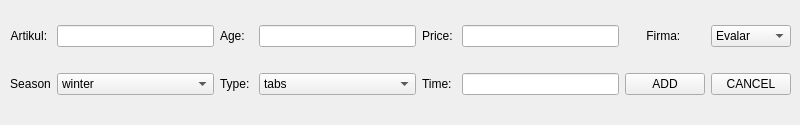
    <widget class="QWidget" name="Vitamins">
     <widget class="QWidget" name="gridLayoutWidget_4">
      <property name="geometry">
       <rect>
        <x>10</x>
        <y>5</y>
        <width>781</width>
        <height>111</height>
       </rect>
      </property>
      <layout class="QGridLayout" name="gridLayout_4">
       <item row="0" column="5">
        <widget class="QLineEdit" name="price_vitamins"/>
       </item>
       <item row="1" column="4">
        <widget class="QLabel" name="label_14">
         <property name="text">
          <string>Time: </string>
         </property>
        </widget>
       </item>
       <item row="1" column="0">
        <widget class="QLabel" name="label_12">
         <property name="text">
          <string>Season</string>
         </property>
         <property name="alignment">
          <set>Qt::AlignCenter</set>
         </property>
        </widget>
       </item>
       <item row="0" column="6">
        <widget class="QLabel" name="label_11">
         <property name="text">
          <string>Firma: </string>
         </property>
         <property name="alignment">
          <set>Qt::AlignCenter</set>
         </property>
        </widget>
       </item>
       <item row="0" column="0">
        <widget class="QLabel" name="label_8">
         <property name="text">
          <string>Artikul: </string>
         </property>
         <property name="alignment">
          <set>Qt::AlignCenter</set>
         </property>
        </widget>
       </item>
       <item row="0" column="3">
        <widget class="QLineEdit" name="age_vitamins"/>
       </item>
       <item row="0" column="1">
        <widget class="QLineEdit" name="artikul_vitamins"/>
       </item>
       <item row="0" column="2">
        <widget class="QLabel" name="label_9">
         <property name="text">
          <string>Age: </string>
         </property>
        </widget>
       </item>
       <item row="0" column="4">
        <widget class="QLabel" name="label_10">
         <property name="text">
          <string>Price: </string>
         </property>
         <property name="alignment">
          <set>Qt::AlignCenter</set>
         </property>
        </widget>
       </item>
       <item row="1" column="2">
        <widget class="QLabel" name="label_13">
         <property name="text">
          <string>Type: </string>
         </property>
        </widget>
       </item>
       <item row="0" column="7">
        <widget class="QComboBox" name="firma_vitamins">
         <item>
          <property name="text">
           <string>Evalar</string>
          </property>
         </item>
         <item>
          <property name="text">
           <string>Stoletov</string>
          </property>
         </item>
         <item>
          <property name="text">
           <string>DocVet</string>
          </property>
         </item>
        </widget>
       </item>
       <item row="1" column="3">
        <widget class="QComboBox" name="type">
         <item>
          <property name="text">
           <string>tabs</string>
          </property>
         </item>
         <item>
          <property name="text">
           <string>capsuls</string>
          </property>
         </item>
        </widget>
       </item>
       <item row="1" column="6">
        <widget class="QPushButton" name="add_vitamins">
         <property name="text">
          <string>ADD</string>
         </property>
        </widget>
       </item>
       <item row="1" column="7">
        <widget class="QPushButton" name="cancel_vitamins">
         <property name="text">
          <string>CANCEL</string>
         </property>
        </widget>
       </item>
       <item row="1" column="1">
        <widget class="QComboBox" name="season">
         <item>
          <property name="text">
           <string>winter</string>
          </property>
         </item>
         <item>
          <property name="text">
           <string>summer</string>
          </property>
         </item>
         <item>
          <property name="text">
           <string>spring</string>
          </property>
         </item>
         <item>
          <property name="text">
           <string>autemn</string>
          </property>
         </item>
        </widget>
       </item>
       <item row="1" column="5">
        <widget class="QLineEdit" name="time"/>
       </item>
      </layout>
     </widget>
    </widget>
